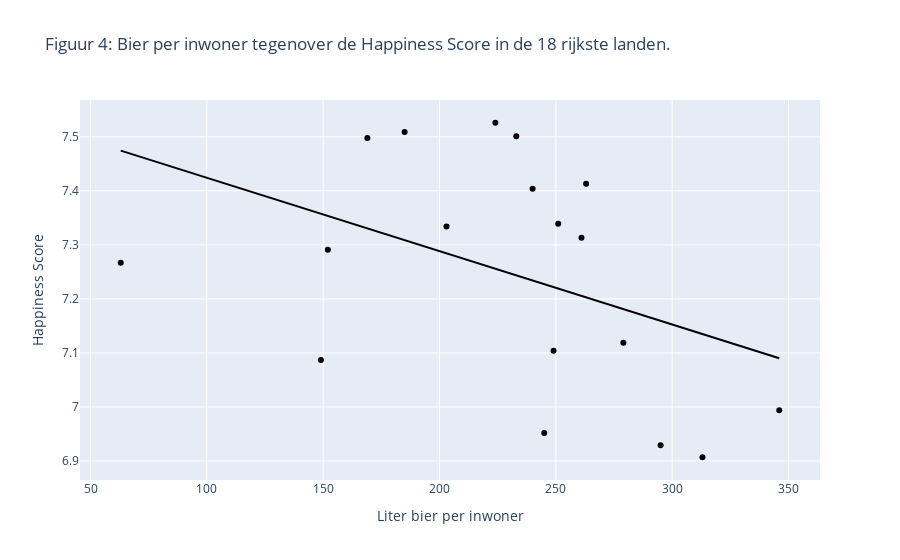

The cell this chart's notebook holds for it:
### Markdown cell above
### Perspectief 2

### Code cell
collab_sorted = collab_df2.sort_values('Beer_PerCapita')
rijk_bierxhappiness_scatter = px.scatter(collab_sorted, y="Happiness Score", x="Beer_PerCapita", title = "Figuur 4: Bier per inwoner tegenover de Happiness Score in de 18 rijkste landen.", trendline="ols", color_discrete_sequence= ["black"])
rijk_bierxhappiness_scatter.update_layout(xaxis_title = "Liter bier per inwoner")
rijk_bierxhappiness_scatter.show()

### Figure 1 — Plotly figure (JSON) as saved in the notebook; plotly's stock layout.template omitted (floating-point values rounded to 4 significant figures)
{"data": [{"hovertemplate": "Beer_PerCapita=%{x}<br>Happiness Score=%{y}<extra></extra>", "legendgroup": "", "marker": {"color": "black", "symbol": "circle"}, "mode": "markers", "name": "", "orientation": "v", "showlegend": false, "type": "scatter", "x": [63, 149, 152, 169, 185, 203, 224, 233, 240, 245, 249, 251, 261, 263, 279, 295, 313, 346], "xaxis": "x", "y": [7.267, 7.087, 7.291, 7.498, 7.509, 7.334, 7.526, 7.501, 7.404, 6.952, 7.104, 7.339, 7.313, 7.413, 7.119, 6.929, 6.907, 6.994], "yaxis": "y"}, {"hovertemplate": "<b>OLS trendline</b><br>Happiness Score = -0.00135728 * Beer_PerCapita + 7.55994<br>R<sup>2</sup>=0.182510<br><br>Beer_PerCapita=%{x}<br>Happiness Score=%{y} <b>(trend)</b><extra></extra>", "legendgroup": "", "marker": {"color": "black", "symbol": "circle"}, "mode": "lines", "name": "", "showlegend": false, "type": "scatter", "x": [63, 149, 152, 169, 185, 203, 224, 233, 240, 245, 249, 251, 261, 263, 279, 295, 313, 346], "xaxis": "x", "y": [7.474, 7.358, 7.354, 7.331, 7.309, 7.284, 7.256, 7.244, 7.234, 7.227, 7.222, 7.219, 7.206, 7.203, 7.181, 7.16, 7.135, 7.09], "yaxis": "y"}], "layout": {"legend": {"tracegroupgap": 0}, "title": {"text": "Figuur 4: Bier per inwoner tegenover de Happiness Score in de 18 rijkste landen."}, "xaxis": {"anchor": "y", "domain": [0, 1], "title": {"text": "Liter bier per inwoner"}}, "yaxis": {"anchor": "x", "domain": [0, 1], "title": {"text": "Happiness Score"}}}}
